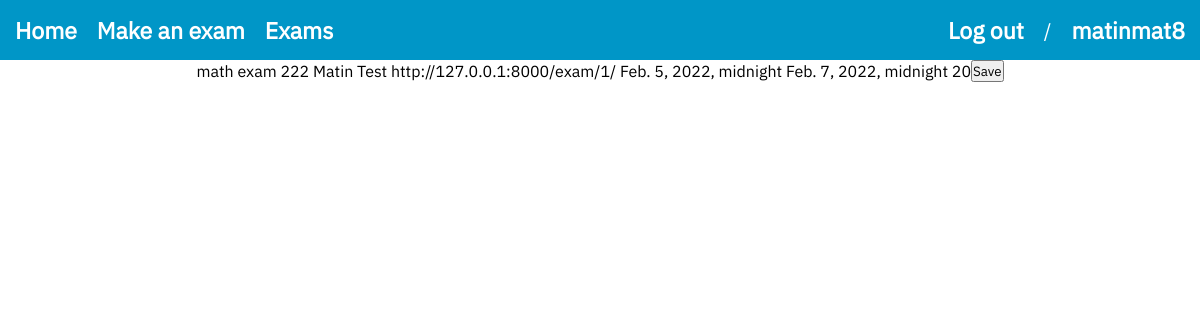
/exam/detail/1/ (signed in), run on the app's committed database.
### exam/models.py (models this page shows, shortened)
class Exam(models.Model):
    user = models.ForeignKey(User, on_delete=models.CASCADE)
    title = models.CharField(max_length=250)
    classroom = models.CharField(max_length=65)
    exam_duration = models.IntegerField()
    teacher_name = models.CharField(max_length=65)
    type_of_exam = models.CharField(choices=TYPE_OF_TEST, max_length=20)
    exam_url = models.URLField()
    start_time = models.DateTimeField()
    end_time = models.DateTimeField()
    exam_score = models.IntegerField()

### exam/views.py (the view)
# urls.py: path('exam/detail/<int:pk>/', ExamDetail.as_view(), name='exam_detail'),
@method_decorator(login_required, name='dispatch')
class ExamDetail(DetailView):
    model = Exam

### exam/templates/exam/exam_detail.html (shortened to what this page needs)
{% extends 'exam/base.html' %}
{% block content %}
    {{ object.title }}
    {{ object.classroom }}
    {{ object.teacher_name }}
    {{ object.type_of_exam }}
    {{ object.exam_url }}
    {{ object.start_time }}
    {{ object.end_time }}
    {{ object.exam_score }}
    <form method="post">
        <input type="submit" value="Save">
    </form>
{% endblock %}

### exam/templates/exam/base.html (shortened to what this page needs)
{% load static %}
<!DOCTYPE html>
<html lang="en">
<head>
  <link rel="stylesheet" type="text/css" href="{% static 'css/style.css' %}">
  <link rel="stylesheet" type="text/css" href="{% static 'css/responsive.css' %}">
</head>
<body>
    <header>
        <nav class="center-items">
            <div class="links center-items">
                <a href="{% url 'exam:index' %}">Home</a>
                <a href="{% url 'exam:add_name' %}">Make an exam</a>
                <a href="{% url 'exam:exam_list' %}">Exams</a>
            </div>
            <div class="user center-items">
                {% if user.is_authenticated %}
                  <a href="{% url 'register_login:logout' %}">Log out</a>
                  /
                  <a>{{ user.username }}</a>
                {% else %}
                  <a href="{% url 'register_login:login' %}">Log in</a>
                  /
                  <a href="{% url 'register_login:register' %}">Sign up</a>
                {% endif %}
            </div>
        </nav>
    </header>
    <main class="center-items">
        {% block content %}{% endblock content %}
    </main>
    <div id="prevent"></div>
</body>
</html>

### exam/static/css/style.css (style rules this page uses)
* { margin: 0; padding: 0; box-sizing: border-box; font-family: ibm-plex; }
:root { --animate: all 180ms ease-in 0s; --title-color: #0096C7; --success-color: #38B000; }
.center-items { display: flex; justify-content: center; align-items: center; flex-wrap: wrap; }
body { padding-top: 60px; }
header { position: absolute; top: 0; width: 100%; }
header > nav.center-items { position: absolute; top: 0; left: 0; width: 100%; height: 60px; background-color: var(--title-color); justify-content: space-between; padding: 0 15px; }
a { color: #FFF; text-decoration: none; }
header > nav a { font-size: 23px; font-weight: 600; }
header > nav > div { gap: 20px; }
#prevent { width: 100%; height: 100%; position: absolute; top: 0; left: 0; z-index: -1; }
.user { color: #FFF; font-size: 20px; }

### data on the page
Exam: title "math exam", classroom "222", teacher_name "Matin", type_of_exam "Test", exam_url "http://127.0.0.1:8000/exam/1/", start_time "Feb. 5, 2022, midnight", end_time "Feb. 7, 2022, midnight", exam_score "20"

### other printed values
{{ user.username }} "matinmat8"
